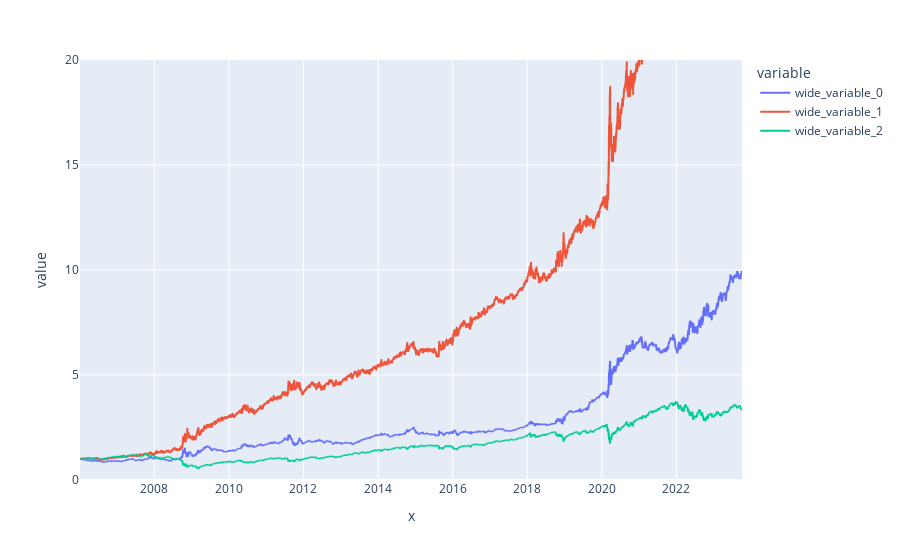

The cell this chart's notebook holds for it:
### Code cell
# Initializing all the trading strategies and observing individual strategy performance
sma_lag1, sma_lag2 = 7, 14
ewm_a1, ewm_a2 = 0.1, 0.2

ewm = trading_strategies.ewm_trend_following(trd_input,ewm_a1,ewm_a2,'ewm')
sma = trading_strategies.sma_trend_following(trd_input,sma_lag1,sma_lag2,'sma')

ax=px.line(y=[sma.cum_return_strat,ewm.cum_return_strat,sma.cum_return_buy_n_hold],
           x=sma.index)
ax.update_layout(yaxis=dict(range=[0, 20]))
ax.show()

### Figure 1 — Plotly figure (JSON) as saved in the notebook; plotly's stock layout.template omitted (floating-point values rounded to 4 significant figures; data arrays with more than 128 entries replaced by an {"elided": "..."} marker saying what was removed)
{"data": [{"hovertemplate": "variable=wide_variable_0<br>x=%{x}<br>value=%{y}<extra></extra>", "legendgroup": "wide_variable_0", "line": {"color": "#636efa", "dash": "solid"}, "marker": {"symbol": "circle"}, "mode": "lines", "name": "wide_variable_0", "showlegend": true, "type": "scattergl", "x": {"elided": "4488 str values"}, "xaxis": "x", "y": {"elided": "4488 float values"}, "yaxis": "y"}, {"hovertemplate": "variable=wide_variable_1<br>x=%{x}<br>value=%{y}<extra></extra>", "legendgroup": "wide_variable_1", "line": {"color": "#EF553B", "dash": "solid"}, "marker": {"symbol": "circle"}, "mode": "lines", "name": "wide_variable_1", "showlegend": true, "type": "scattergl", "x": {"elided": "4488 str values"}, "xaxis": "x", "y": {"elided": "4488 float values"}, "yaxis": "y"}, {"hovertemplate": "variable=wide_variable_2<br>x=%{x}<br>value=%{y}<extra></extra>", "legendgroup": "wide_variable_2", "line": {"color": "#00cc96", "dash": "solid"}, "marker": {"symbol": "circle"}, "mode": "lines", "name": "wide_variable_2", "showlegend": true, "type": "scattergl", "x": {"elided": "4488 str values"}, "xaxis": "x", "y": {"elided": "4488 float values"}, "yaxis": "y"}], "layout": {"legend": {"title": {"text": "variable"}, "tracegroupgap": 0}, "margin": {"t": 60}, "xaxis": {"anchor": "y", "domain": [0, 1], "title": {"text": "x"}}, "yaxis": {"anchor": "x", "domain": [0, 1], "range": [0, 20], "title": {"text": "value"}}}}
